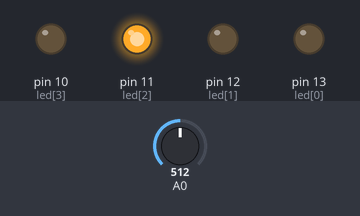
Recording of a sketch running on a simulated Arduino Uno, built with avr-gcc and run on an emulated ATmega328P. On the bench: output pins drawn as LEDs (lit = HIGH). Dashed ring = blinking. The test bench sets the inputs (shaded band); at power-on: A0 = 512.

Above: at 1.3 s.
1.4 s: A0 set to 482
At 2.4 s:
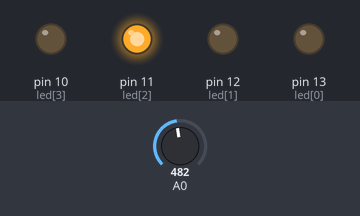
2.9 s: A0 set to 510
At 5.8 s:
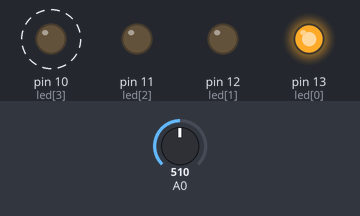
5.9 s: A0 set to 490
At 6.5 s:
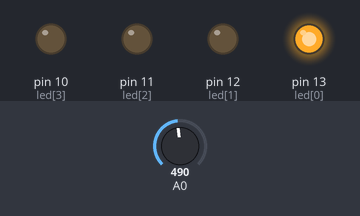
7.4 s: A0 set to 511
At 7.8 s:
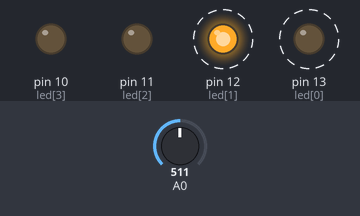
Timing chart, 0 to 11.4 s (numbered marks = the images above; inputs shaded):
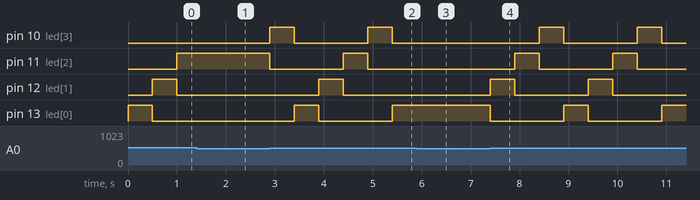

The sketch:

sound_ex02.ino
```cpp
int led[4] = {13, 12, 11, 10};
int count = 0;

void setup() {
  for(int i = 0; i < 4; i++)
    pinMode(led[i], OUTPUT);
}

void loop() {
  int sound_val = analogRead(A0);

  if(sound_val > 500)
  {
    if(count == 4)
    {
      count = 1;
    }
    else
    {
      count = count + 1;
    }

    for(int i = 1; i <= 4; i++)
    {
      if(i == count)
      {
        digitalWrite(led[i-1], HIGH);
      }
      else
      {
        digitalWrite(led[i-1], LOW);
      }
    }
    delay(500);
  }
}
```

Measured:
- after the input at 1.4 s, pin 10 (led[3]): stays LOW (without the input it goes to HIGH after 0.10 s); pin 11 (led[2]): stays HIGH (without the input it goes to LOW after 0.10 s); pin 12 (led[1]): stays LOW (without the input it goes to HIGH after 1.1 s); pin 13 (led[0]): stays LOW (without the input it goes to HIGH after 0.60 s)
- after the input at 2.9 s, pin 10 (led[3]): alternates HIGH for 0.50 s and LOW for 1.5 s, starting at once; pin 11 (led[2]): HIGH → LOW at once, → HIGH 1.5 s later, → LOW 0.50 s later; pin 12 (led[1]): LOW → HIGH after 1.0 s, → LOW 0.50 s later; pin 13 (led[0]): LOW → HIGH after 0.50 s, → LOW 0.50 s later, → HIGH 1.5 s later
- after the input at 5.9 s, pin 10 (led[3]): stays LOW (without the input it goes to HIGH after 1.0 s); pin 11 (led[2]): stays LOW (without the input it goes to HIGH after 0.50 s); pin 12 (led[1]): stays LOW (without the input it goes to HIGH after 0.00 s); pin 13 (led[0]): stays HIGH (without the input it goes to LOW after 0.00 s)
- after the input at 7.4 s, pin 10 (led[3]): alternates HIGH for 0.50 s and LOW for 1.5 s, starting after 1.0 s; pin 11 (led[2]): alternates HIGH for 0.50 s and LOW for 1.5 s, starting after 0.50 s; pin 12 (led[1]), pin 13 (led[0]): alternates HIGH for 0.50 s and LOW for 1.5 s, starting at once
